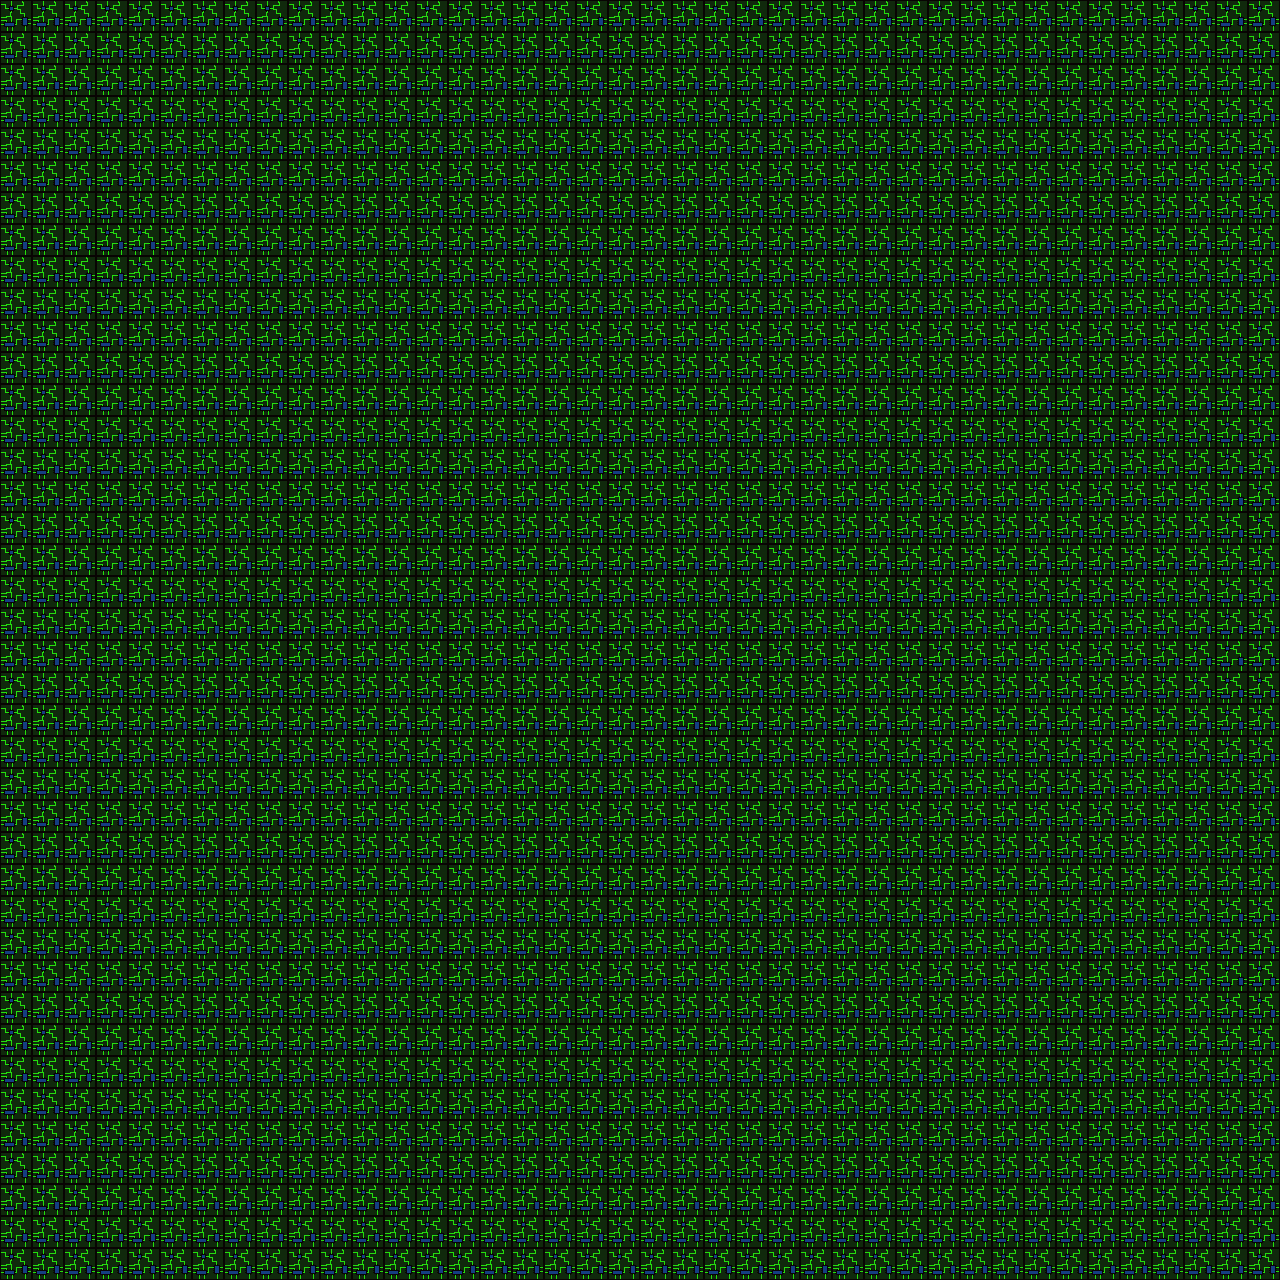

The image is a tile-based game level rendered from a .tmx file. Its description and source (layers, tilesets, objects; grid data summarised) follow:
An orthogonal 40x40 tile map with 32x32 px tiles, 1 tile layer (Tile Layer 1).

<map version="1.0" orientation="orthogonal" width="40" height="40" tilewidth="32" tileheight="32">
 <tileset firstgid="1" name="Circuit" tilewidth="32" tileheight="32">
  <image source="../Test Tile.jpeg" width="32" height="32" />
 </tileset>
 <layer name="Tile Layer 1" width="40" height="40">
  <data>[1600 cells, 1600 non-empty, 1 distinct tile ids]</data>
 </layer>
</map>